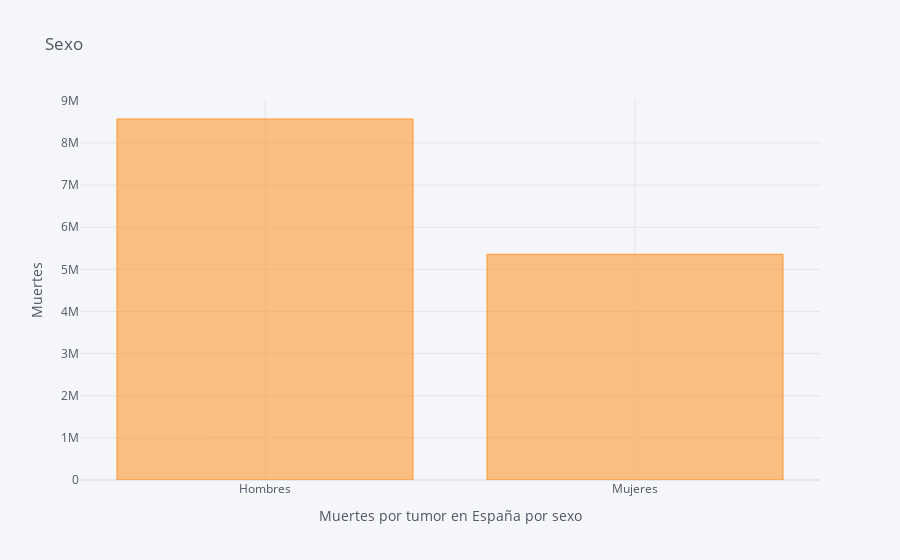

The notebook cell saved with this chart:
### Code cell
dataset_tumor_vis.iplot(kind='bar',
                  x='Sexo',
                  xTitle='Muertes por tumor en España por sexo',
                  yTitle='Muertes',
                  title='Sexo')

### Figure 1 — Plotly figure (JSON) as saved in the notebook; plotly's stock layout.template omitted (floating-point values rounded to 4 significant figures)
{"data": [{"marker": {"color": "rgba(255, 153, 51, 0.6)", "line": {"color": "rgba(255, 153, 51, 1.0)", "width": 1}}, "name": "Total", "orientation": "v", "text": "", "type": "bar", "x": ["Hombres", "Mujeres"], "y": [8568644, 5358530]}], "layout": {"legend": {"bgcolor": "#F5F6F9", "font": {"color": "#4D5663"}}, "paper_bgcolor": "#F5F6F9", "plot_bgcolor": "#F5F6F9", "title": {"font": {"color": "#4D5663"}, "text": "Sexo"}, "xaxis": {"gridcolor": "#E1E5ED", "showgrid": true, "tickfont": {"color": "#4D5663"}, "title": {"font": {"color": "#4D5663"}, "text": "Muertes por tumor en España por sexo"}, "zerolinecolor": "#E1E5ED"}, "yaxis": {"gridcolor": "#E1E5ED", "showgrid": true, "tickfont": {"color": "#4D5663"}, "title": {"font": {"color": "#4D5663"}, "text": "Muertes"}, "zerolinecolor": "#E1E5ED"}}}
